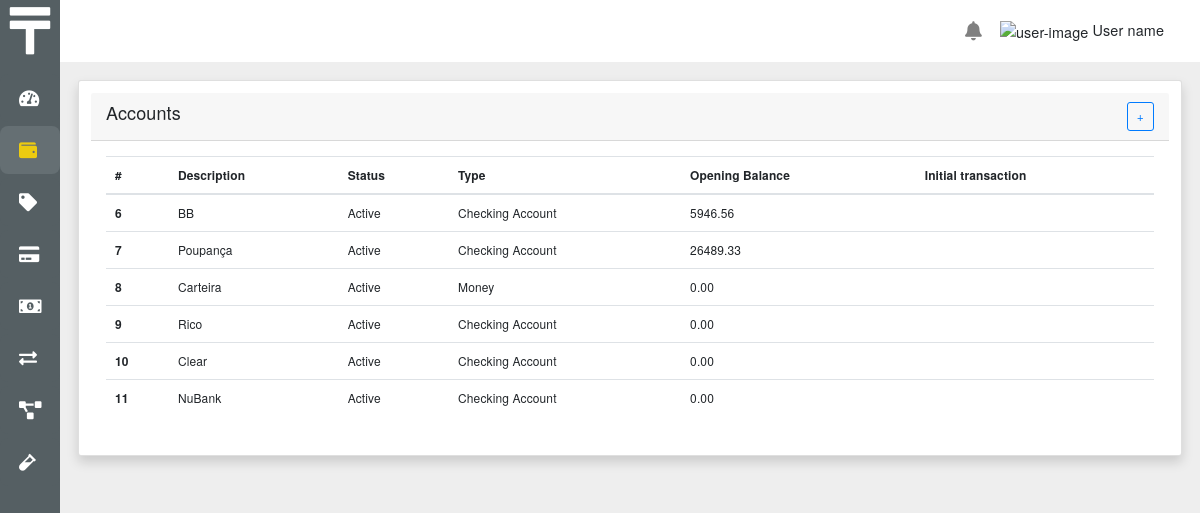
Screenshot of /accounts/ with the database file from the repository.
### core/models.py (models this page shows, shortened)
class Account(BaseModel):
    description = models.CharField(max_length=25, null=False, blank=False)
    status = models.IntegerField(
        choices=StatusChoices.choices, default=StatusChoices.ACTIVE)
    type = models.IntegerField(
        choices=AccountTypeChoices.choices, default=AccountTypeChoices.CA)
    opening_balance = models.DecimalField(max_digits=15, decimal_places=2)
    opening_type = models.IntegerField(
        choices=MovementTypeChoices.choices, default=MovementTypeChoices.POSITIVE)
    opening_balance_date = models.DateField()
    color = models.IntegerField(
        choices=ColorChoices.choices, default=ColorChoices.PRIMARY)
    initial_transaction = models.OneToOneField(
        'Transaction', on_delete=models.CASCADE, related_name='initial_transaction', null=True)
    def get_status_label(self):
        return StatusChoices(self.status).label
    def get_type_label(self):
        return AccountTypeChoices(self.type).label

### core/views.py (the view)
# urls.py: path('accounts/', views.account_list, name='account_list'),
def account_list(request):
    accounts = Account.objects.all()
    return render(request, 'account/account_list.html', {'accounts': accounts})

### core/templatetags/tags.py (called while the page is built)
@register.filter('startswith')
def startswith(text, starts):
    if isinstance(text, str):
        return text.startswith(starts)
    return False

### core/templates/account/account_list.html
{% extends 'base.html' %}
{% load static %}
{% block main %}
<div class="row">
  <div class="col-md-12">
    <div class="card shadow p-3 mb-5 bg-white rounded">
      <div class="card-header">
        <h4>Accounts</h4>
        <a class="btn btn-outline-primary" href="{% url 'account_new' %}">+</a>
      </div>
      <div class="card-body">
        {% if accounts %}
        <table class="table">
          <thead>
            <tr>
              <th scope="col">#</th>
              <th scope="col">Description</th>
              <th scope="col">Status</th>
              <th scope="col">Type</th>
              <th scope="col">Opening Balance</th>
              <th scope="col">Initial transaction</th>
            </tr>
          </thead>
          <tbody>
            {% for account in accounts %}
            <tr class="table-item-link" data-href="{% url 'account_form' account.id %}">
              <th scope="row">{{ account.id }}</th>
              <td>{{ account.description }}</td>
              <td>{{ account.get_status_label }}</td>
              <td>{{ account.get_type_label }}</td>
              <td>{{ account.opening_balance }}</td>
              <td>{{ account.initial_transaction.description }}</td>
            </tr>
            {% endfor  %}
          </tbody>
        </table>
        {% else %}
        <div style="display: flex; justify-content: center;">
          <h6>No data found</h6>
        </div>
        {% endif %}
      </div>
    </div>
  </div>
</div>
{% endblock main %}

### rows the page displays
Account: id "6", description "BB", get_status_label "Active", get_type_label "Checking Account", opening_balance "5946.56"
Account: id "7", description "Poupança", get_status_label "Active", get_type_label "Checking Account", opening_balance "26489.33"
Account: id "8", description "Carteira", get_status_label "Active", get_type_label "Money", opening_balance "0.00"
Account: id "9", description "Rico", get_status_label "Active", get_type_label "Checking Account", opening_balance "0.00"
Account: id "10", description "Clear", get_status_label "Active", get_type_label "Checking Account", opening_balance "0.00"
Account: id "11", description "NuBank", get_status_label "Active", get_type_label "Checking Account", opening_balance "0.00"
